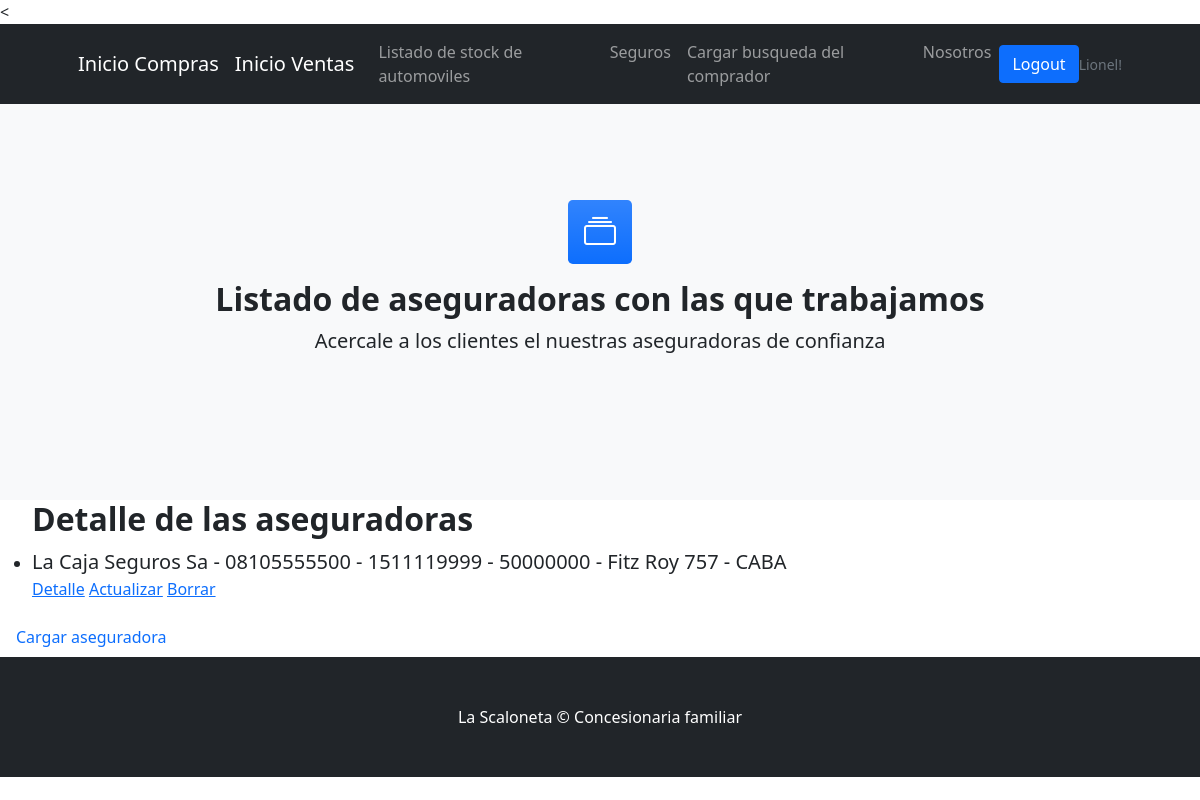
The page /compra/aseguradora/ (signed in) on the database its author committed.
### compra/models.py (models this page shows, shortened)
class Aseguradora(models.Model):
    razon_social = models.CharField(max_length=50)
    telefono = models.CharField(max_length=20)
    celular = models.IntegerField()
    poliza = models.IntegerField()
    domicilio = models.CharField(max_length=50)
    localidad = models.CharField(max_length=20)

### compra/views.py (the view)
# urls.py: path("aseguradora/", AseguradoraList.as_view(), name= "compra-aseguradora"),
class AseguradoraList(ListView):
    model = Aseguradora
    template_name = "compra/list_aseguradora.html"

### compra/templates/compra/list_aseguradora.html (shortened to what this page needs)
{% extends 'compra/padre.html' %}
{% block contenido %}
<section class="bg-light py-5">
    <div class="container px-5 my-5 px-5">
        <div class="text-center mb-5">
            <div class="feature bg-primary bg-gradient text-white rounded-3 mb-3"><i class="bi bi-collection"></i></div>
            <h2 class="fw-bolder">Listado de aseguradoras con las que trabajamos</h2>
            <p class="lead mb-0">Acercale a los clientes el nuestras aseguradoras de confianza</p>
        </div>
</section>
<ul>
    <h2 class="fw-bolder"> Detalle de las aseguradoras</h2>
    {% for aseguradora in object_list %}
        <li>
            <p class="lead mb-0"> {{aseguradora.razon_social}} - {{aseguradora.telefono}} - {{aseguradora.celular}} - {{aseguradora.poliza}} - {{aseguradora.domicilio}} - {{aseguradora.localidad}}</h2>
            <p class="form-floating mb-3"> <a href="{% url 'compra-aseguradora-detail' aseguradora.id %}">Detalle</a>
            <a href="{% url 'compra-aseguradora-update' aseguradora.id %}">Actualizar</a>
            <a href="{% url 'compra-aseguradora-delete' aseguradora.id %}">Borrar</a> </p>
        </li>
    {% endfor %}
</ul>
<a class="nav-link" href="{% url 'compra-aseguradora-create' %}">Cargar aseguradora</a>
{% endblock %}

### compra/templates/compra/padre.html (shortened to what this page needs)
<!DOCTYPE html>
<html lang="en">
    <head>
        {% load static %}
        <link href="https://cdn.jsdelivr.net/npm/bootstrap-icons@1.4.1/font/bootstrap-icons.css" rel="stylesheet" />
        <link href="{% static 'compra/css/styles.css' %}" rel="stylesheet" />
    </head>
    <body>
        <nav class="navbar navbar-expand-lg navbar-dark bg-dark">
            <div class="container px-5">
                <a class="navbar-brand" href="{% url 'compra-inicio' %}">Inicio Compras</a>
                <a class="navbar-brand" href="{% url 'venta-inicio' %}">Inicio Ventas</a>
                <div class="collapse navbar-collapse" id="navbarSupportedContent">
                    <ul class="navbar-nav ms-auto mb-2 mb-lg-0">
                        <li class="nav-item"><a class="nav-link" href="{% url 'compra-automovil' %}">Listado de stock de automoviles</a></li>
                        <li class="nav-item"><a class="nav-link" href="{% url 'compra-aseguradora' %}">Seguros</a></li>
                        <li class="nav-item"><a class="nav-link" href="{% url 'compra-Auto_Buscado-create' %}">Cargar busqueda del comprador</a></li>
                        <li class="nav-item"><a class="nav-link" href="{% url 'compra-nosotros' %}">Nosotros</a></li>
                    </ul>
                    {% if request.user.is_authenticated %}
                    <a class="btn btn-primary" href="{% url 'auth-logout' %}">Logout</a>
                    <p class="small text-muted mb-4 mb-lg-0">     {{request.user.username}}!</p>
                {% else %}
                    <a class="btn btn-primary" href="{% url 'auth-login' %}">Login</a>
                {% endif %}
                </div>
            </div>
        </nav>
            {% block contenido %}
            {% endblock %}
        <footer class="py-5 bg-dark">
            <div class="container px-5"><p class="m-0 text-center text-white">La Scaloneta &copy; Concesionaria familiar</p></div>
        </footer>
    </body>
</html>

### rows shown on the page
Aseguradora: razon_social "La Caja Seguros Sa", telefono "08105555500", celular "1511119999", poliza "50000000", domicilio "Fitz Roy 757", localidad "CABA"

### other values the page prints
{{ request.user.username }} "Lionel"
